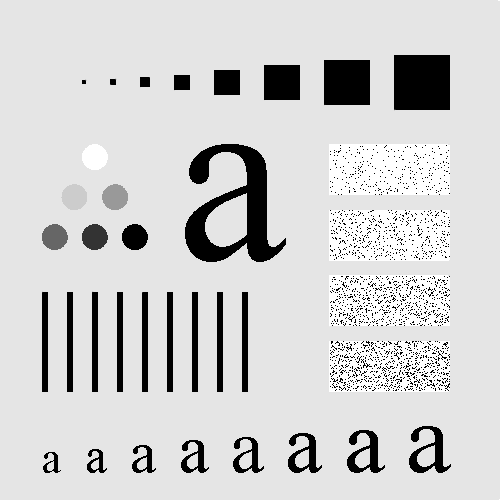
%> input picture Problem3/fig/characters_test_pattern.tif, 500 x 500 px
$ octave --eval "result = myHoleFill(imread('../../Problem3/fig/characters_test_pattern.tif'));"   (GNU Octave 9; MATLAB toolbox functions it lacks are replaced by stand-ins)
%> lines starting %> are read from the running program, lines starting %| are printed output that depends on the picture
function [I2] = myHoleFill(I)
%IMFILL Fill image regions and holes.
    if islogical(I)
        mask = uint8(I);
    else
        mask = I;
%> mask is the input picture: size 500x500 uint8; min 0, max 255, mean 207.4
    end
    mask = padarray(mask, ones(1,ndims(mask)), -Inf, 'both');
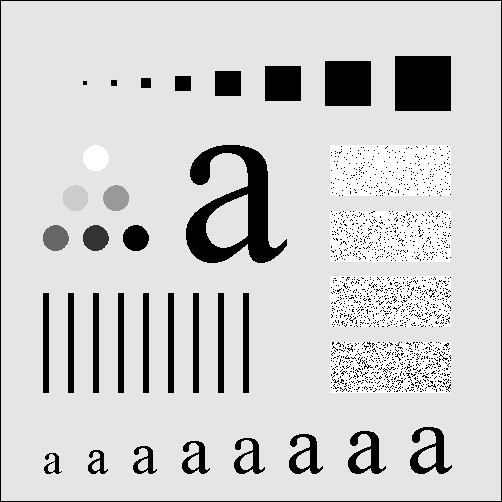
%> mask: size 502x502 uint8; min 0, max 255, mean 205.7
    mask = imcomplement(mask);
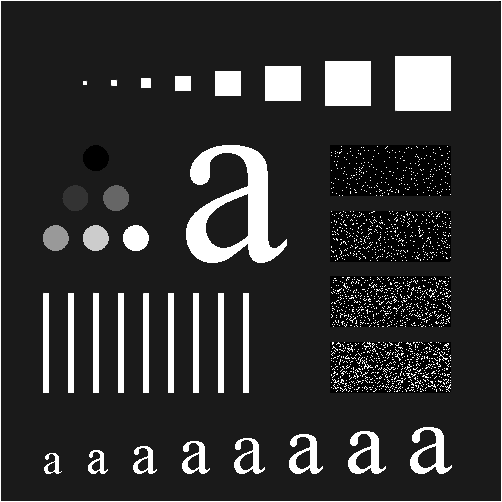
%> mask: size 502x502 uint8; min 0, max 255, mean 49.3
    marker = mask;

    idx = cell(1,ndims(I));
%> idx = {[], []}
    for k = 1:ndims(I)
        idx{k} = 2:(size(marker,k) - 1);
    end
%> after the loop, idx = 2 items
    marker(idx{:}) = -Inf;
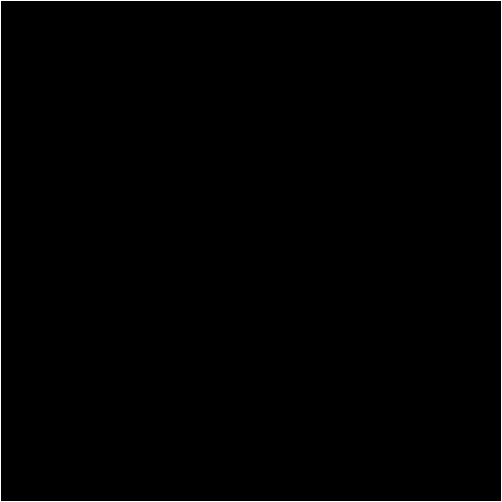
%> marker: size 502x502 uint8; 0.8% white in thin lines or dots
    conn = conndef(ndims(I),'minimal');
%> conn = [0 1 0; 1 1 1; 0 1 0]

    I2 = imreconstruct(marker, mask, conn);
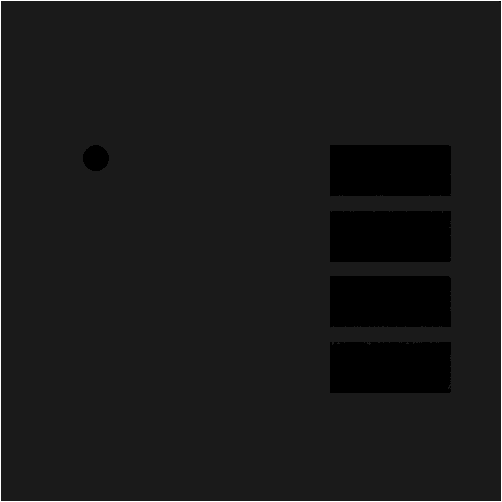
%> I2: size 502x502 uint8; min 0, max 255, mean 25.2
    I2 = imcomplement(I2);
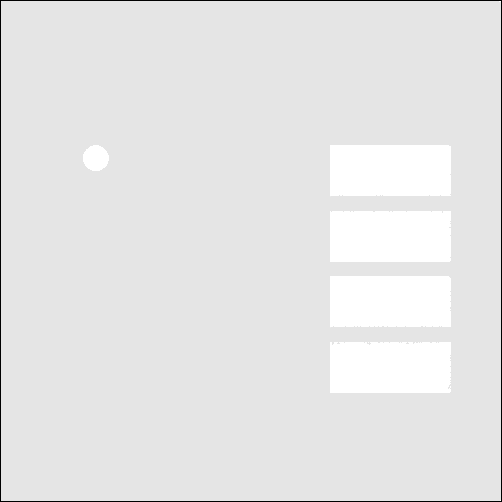
%> I2: size 502x502 uint8; min 0, max 255, mean 229.8
    I2 = I2(idx{:});
%> I2: size 500x500 uint8

    if islogical(I)
        I2 = logical(I2);
    end
end
